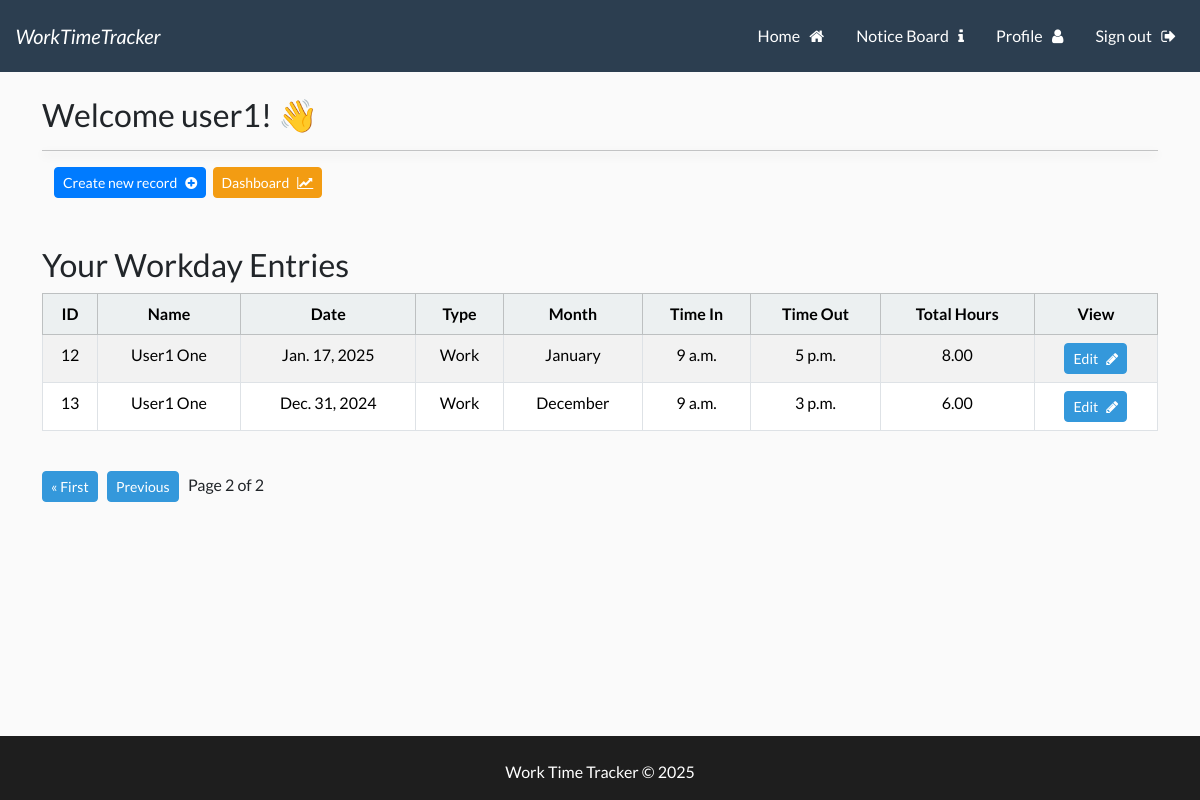
The app's page /wttapp?page=2 (signed in) with its own data.
### wttapp/models.py (models this page shows, shortened)
class Workday(models.Model):
    user = models.ForeignKey(User, related_name='user_workdays', on_delete=models.CASCADE)
    WORKDAY_TYPE_CHOICES = [
        ('Work', 'Work'),
        ('Sick Leave', 'Sick Leave'),
        ('Annual Leave', 'Annual Leave'),
        ('Bank Holiday', 'Bank Holiday'),
    ]
    MONTH_CHOICES = [
        ('January', 'January'),
        ('February', 'February'),
        ('March', 'March'),
        ('April', 'April'),
        ('May', 'May'),
        ('June', 'June'),
        ('July', 'July'),
        ('August', 'August'),
        ('September', 'September'),
        ('October', 'October'),
        ('November', 'November'),
        ('December', 'December'),
    ]
    id = models.AutoField(primary_key=True)
    date = models.DateField()
    month = models.CharField(
        max_length=20,
        choices=MONTH_CHOICES,
        default=get_current_month,
    )
    workday_type = models.CharField(
        max_length=20,
        choices=WORKDAY_TYPE_CHOICES,
        default='Work',
    )
    time_in = models.TimeField(blank=True, null=True)
    time_out = models.TimeField(blank=True, null=True)
    @property
    def total_hours(self):
        if self.time_in and self.time_out:
            time_in_dt = datetime.combine(date.today(), self.time_in)
            time_out_dt = datetime.combine(date.today(), self.time_out)
            time_diff = time_out_dt - time_in_dt
            return time_diff.total_seconds() / 3600  # Convert seconds to hours
        return 0

### UserLogin/models.py (models this page shows, shortened)
class UserProfile(models.Model):
    user = models.OneToOneField(User, related_name='user_profile', on_delete=models.CASCADE)
    username = models.CharField(max_length=150, editable=False)  # Automatically populated
    firstname = models.CharField(max_length=30, null=False, editable=True)  # Automatically populated
    lastname = models.CharField(max_length=150, null=False, editable=True)  # Automatically populated
    email = models.EmailField(null=True, editable=True)  # Automatically populated
    emergency_contact = models.CharField(max_length=100, blank=True, null=True, help_text="Emergency contact name and number.")
    manager_name = models.ForeignKey(
        User,
        related_name='user_manager',
        on_delete=models.SET_NULL,
        blank=True,
        null=True,
    )
    POSITION_CHOICES = [
        ('Staff', 'Staff'),
        ('Manager', 'Manager'),
        ('System Admin', 'System Admin'),
    ]
    position = models.CharField(
        max_length=20,
        choices=POSITION_CHOICES,
        default='Staff',
        help_text="This can be edited by your manager or System admin."
    )
    STATUS_CHOICES = [
        ('Active', 'Active'),
        ('Former', 'Former'),
    ]
    status = models.CharField(
        max_length=10,
        choices=STATUS_CHOICES,
        default='Active',
        help_text="User status (Active or Former)."
    )
    profile_picture = models.ImageField(upload_to='profile_pictures', blank=True, null=True)

### wttapp/views.py (the view)
# urls.py: 2. Add a URL to urlpatterns:  path('', views.home, name='home')
@login_required
def home(request):
    user_profile = UserProfile.objects.get(user=request.user)
    if user_profile.status == 'Active' and user_profile.position in ['System Admin', 'Manager']:
        records_list = Workday.objects.select_related('user__user_profile').all()  # Show all records
    else:
        records_list = Workday.objects.select_related('user__user_profile').filter(user=request.user)  # Show only the user's records
    paginator = Paginator(records_list, 5)  # Show 3 records per page
    page = request.GET.get('page', 1)  # Get the current page number from the request
    try:
        records = paginator.page(page)
    except PageNotAnInteger:
        records = paginator.page(1)
    except EmptyPage:
        records = paginator.page(paginator.num_pages)
    return render(request, 'wttapp/home.html', {'records': records, 'user_profile': user_profile})

### templates/wttapp/home.html (shortened to what this page needs)
{% extends 'base.html' %}
{% load static %}
{% block content %}
<h3> Welcome {{user}}! 👋 </h3>
<hr>
<div class="container-fluid">
    <div class="row">
        <div class="col-md-6 col-12">
                <a class="btn btn-primary btn-sm" href="{% url 'create_record' %}">Create new record &nbsp; <i class="fa fa-plus-circle" aria-hidden="true"></i></a>&nbsp;
                <a class="btn btn-warning btn-sm ml-auto" href="{% url 'dashboard' %}">Dashboard &nbsp; <i class="fa fa-line-chart" aria-hidden="true"></i></a>
        </div>
    </div>
</div>
<br><br>
{% if user_profile.status == 'Active' and user_profile.position in 'System Admin Manager' %}
    <h3>All Workday Entries</h3>
{% else %}
    <h3>Your Workday Entries</h3>
{% endif %}
<table class="table table-hover table-striped  table-bordered text-center">
    <thead class="table-light">
        <tr>
            <th scope="col">ID</th>
            <th scope="col">Name</th>
            <th scope="col">Date</th>
            <th scope="col">Type</th>
            <th scope="col">Month</th>
            <th scope="col">Time In</th>
            <th scope="col">Time Out</th>
            <th scope="col">Total Hours</th>
            <th scope="col">View</th>
        </tr>
    </thead>
    <tbody>
        {% if records %}
        {% for record in records %}
        <tr>
            <td>{{ record.id }}</td>
            <td>{{ record.user.user_profile.firstname }} {{ record.user.user_profile.lastname }} </td>
            <td>{{ record.date }}</td>
            <td>{{ record.get_workday_type_display }}</td>
            <td>{{ record.get_month_display }}</td>
            <td>{{ record.time_in }}</td>
            <td>{{ record.time_out }}</td>
            <td>{{ record.total_hours|floatformat:2 }}</td>
            <td>
                <a href="{% url 'edit_workday' record.id %}" class="btn btn-info btn-sm">Edit &nbsp; <i class="fa fa-pencil" aria-hidden="true"></i></a>
        </tr>
        {% endfor %}
        {% endif %}
    </tbody>
</table>
<br>
<div class="pagination">
    <span class="step-links">
        {% if records.has_previous %}
        <a class="btn btn-info btn-sm btn-info" href="?page=1">&laquo; First</a> &nbsp;
        <a class="btn btn-info btn-sm btn-info" href="?page={{ records.previous_page_number }}">Previous</a> &nbsp;
        {% endif %}
        <span class="current">
            Page {{ records.number }} of {{ records.paginator.num_pages }} &nbsp;
        </span>
    </span>
</div>
{% endblock %}

### static/css/styles.css (style rules this page uses)
hr { box-shadow: 0 4px 10px rgba(0.8, 0.8, 0.8, 0.8); }
a { text-decoration: none; }
body { margin: 0; background-color: #fafafa; }
.btn-primary { background-color: #007bff; border-color: #007bff; }

### records on screen
Workday: id "12", user.user_profile.firstname "User1", user.user_profile.lastname "One", date "Jan. 17, 2025", workday_type "Work", month "January", time_in "9 a.m.", time_out "5 p.m.", total_hours "8.00"
Workday: id "13", user.user_profile.firstname "User1", user.user_profile.lastname "One", date "Dec. 31, 2024", workday_type "Work", month "December", time_in "9 a.m.", time_out "3 p.m.", total_hours "6.00"

### other values on screen
{{ user }} "user1"
{{ records.number }} "2"
{{ records.paginator.num_pages }} "2"
